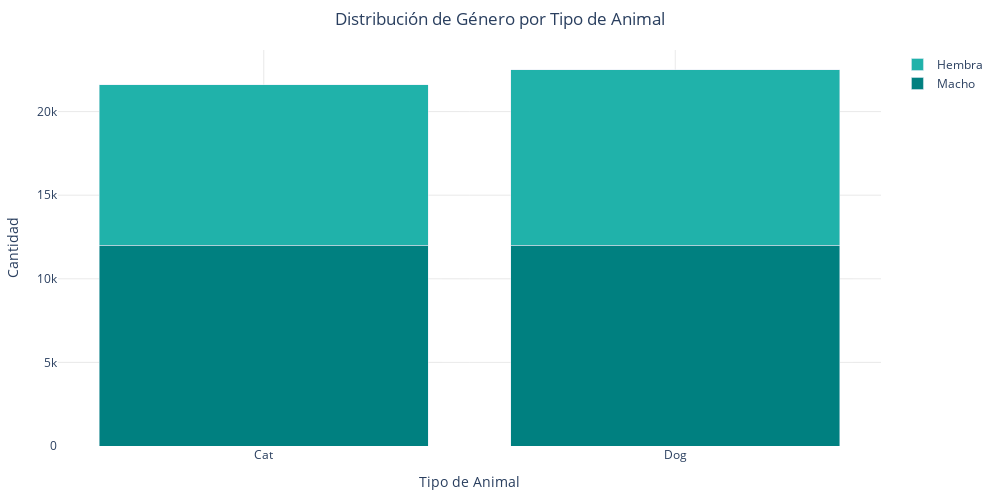

Notebook source saved alongside this figure:
### Code cell
gender_animal = pd.crosstab(df['Animal_Type'], df['Gender'])
fig5 = go.Figure([
    go.Bar(name='Macho', x=gender_animal.index, y=gender_animal['Male'], marker_color='teal'),
    go.Bar(name='Hembra', x=gender_animal.index, y=gender_animal['Female'], marker_color='lightseagreen')
])
fig5.update_layout(
    title="Distribución de Género por Tipo de Animal",
    xaxis_title="Tipo de Animal",
    yaxis_title="Cantidad",
    barmode='stack'
)
fig5 = stacked_bar_style(fig5)
fig5.show()

### Figure 1 — Plotly figure (JSON) as saved in the notebook; plotly's stock layout.template omitted (floating-point values rounded to 4 significant figures)
{"data": [{"marker": {"color": "teal"}, "name": "Macho", "type": "bar", "x": ["Cat", "Dog"], "y": [12000, 12000]}, {"marker": {"color": "lightseagreen"}, "name": "Hembra", "type": "bar", "x": ["Cat", "Dog"], "y": [9600, 10500]}], "layout": {"barmode": "stack", "height": 500, "margin": {"b": 50, "l": 50, "r": 50, "t": 50}, "paper_bgcolor": "rgba(0,0,0,0)", "plot_bgcolor": "rgba(0,0,0,0)", "title": {"text": "Distribución de Género por Tipo de Animal", "x": 0.5}, "width": 1000, "xaxis": {"gridcolor": "lightgrey", "gridwidth": 0.5, "showgrid": true, "title": {"text": "Tipo de Animal"}}, "yaxis": {"gridcolor": "lightgrey", "gridwidth": 0.5, "showgrid": true, "title": {"text": "Cantidad"}}}}
